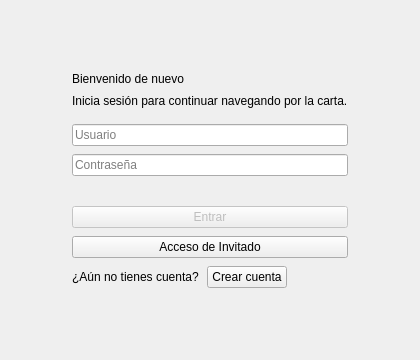
      <widget class="QWidget" name="loginPage">
       <property name="objectName">
        <string notr="true">LoginPage</string>
       </property>
       <layout class="QGridLayout" name="loginPageLayout">
        <property name="leftMargin">
         <number>0</number>
        </property>
        <property name="topMargin">
         <number>0</number>
        </property>
        <property name="rightMargin">
         <number>0</number>
        </property>
        <property name="bottomMargin">
         <number>0</number>
        </property>
        <item row="0" column="1">
         <spacer name="loginTopSpacer">
          <property name="orientation">
           <enum>Qt::Vertical</enum>
          </property>
          <property name="sizeHint" stdset="0">
           <size>
            <width>20</width>
            <height>40</height>
           </size>
          </property>
         </spacer>
        </item>
        <item row="1" column="0">
         <spacer name="loginLeftSpacer">
          <property name="orientation">
           <enum>Qt::Horizontal</enum>
          </property>
          <property name="sizeHint" stdset="0">
           <size>
            <width>40</width>
            <height>20</height>
           </size>
          </property>
         </spacer>
        </item>
        <item row="1" column="1">
         <widget class="QFrame" name="loginCard">
          <property name="objectName">
           <string notr="true">LoginCard</string>
          </property>
          <property name="sizePolicy">
           <sizepolicy hsizetype="Fixed" vsizetype="Fixed">
            <horstretch>0</horstretch>
            <verstretch>0</verstretch>
           </sizepolicy>
          </property>
          <property name="minimumSize">
           <size>
            <width>340</width>
            <height>0</height>
           </size>
          </property>
          <property name="maximumSize">
           <size>
            <width>380</width>
            <height>16777215</height>
           </size>
          </property>
          <property name="frameShape">
           <enum>QFrame::NoFrame</enum>
          </property>
          <layout class="QVBoxLayout" name="loginCardLayout">
           <property name="spacing">
            <number>8</number>
           </property>
           <property name="leftMargin">
            <number>32</number>
           </property>
           <property name="topMargin">
            <number>32</number>
           </property>
           <property name="rightMargin">
            <number>32</number>
           </property>
           <property name="bottomMargin">
            <number>32</number>
           </property>
           <item>
            <widget class="QLabel" name="loginTitle">
             <property name="objectName">
              <string notr="true">LoginTitle</string>
             </property>
             <property name="text">
              <string>Bienvenido de nuevo</string>
             </property>
            </widget>
           </item>
           <item>
            <widget class="QLabel" name="loginSubtitle">
             <property name="objectName">
              <string notr="true">LoginSubtitle</string>
             </property>
             <property name="text">
              <string>Inicia sesión para continuar navegando por la carta.</string>
             </property>
             <property name="wordWrap">
              <bool>true</bool>
             </property>
            </widget>
           </item>
           <item>
            <spacer name="loginFormSpacer">
             <property name="orientation">
              <enum>Qt::Vertical</enum>
             </property>
             <property name="sizeType">
              <enum>QSizePolicy::Fixed</enum>
             </property>
             <property name="sizeHint" stdset="0">
              <size>
               <width>20</width>
               <height>8</height>
              </size>
             </property>
            </spacer>
           </item>
           <item>
            <widget class="QLineEdit" name="loginUserEdit">
             <property name="placeholderText">
              <string>Usuario</string>
             </property>
             <property name="clearButtonEnabled">
              <bool>true</bool>
             </property>
            </widget>
           </item>
           <item>
            <widget class="QLineEdit" name="loginPasswordEdit">
             <property name="echoMode">
              <enum>QLineEdit::Password</enum>
             </property>
             <property name="placeholderText">
              <string>Contraseña</string>
             </property>
             <property name="clearButtonEnabled">
              <bool>false</bool>
             </property>
            </widget>
           </item>
           <item>
            <widget class="QLabel" name="loginFeedbackLabel">
             <property name="objectName">
              <string notr="true">LoginFeedback</string>
             </property>
             <property name="text">
              <string/>
             </property>
             <property name="wordWrap">
              <bool>true</bool>
             </property>
            </widget>
           </item>
           <item>
            <widget class="QPushButton" name="loginButton">
             <property name="objectName">
              <string notr="true">LoginButton</string>
             </property>
             <property name="enabled">
              <bool>false</bool>
             </property>
             <property name="text">
              <string>Entrar</string>
             </property>
            </widget>
           </item>
           <item>
            <widget class="QPushButton" name="guestLoginButton">
             <property name="objectName">
              <string notr="true">GuestLoginButton</string>
             </property>
             <property name="cursor">
              <cursorShape>PointingHandCursor</cursorShape>
             </property>
             <property name="text">
              <string>Acceso de Invitado</string>
             </property>
            </widget>
           </item>
           <item>
            <layout class="QHBoxLayout" name="loginRegisterRow">
             <property name="spacing">
              <number>8</number>
             </property>
             <item>
              <widget class="QLabel" name="registerHint">
               <property name="objectName">
                <string notr="true">RegisterHint</string>
               </property>
               <property name="text">
                <string>¿Aún no tienes cuenta?</string>
               </property>
              </widget>
             </item>
             <item>
              <widget class="QPushButton" name="registerButton">
               <property name="objectName">
                <string notr="true">RegisterButton</string>
               </property>
               <property name="cursor">
                <cursorShape>PointingHandCursor</cursorShape>
               </property>
               <property name="text">
                <string>Crear cuenta</string>
               </property>
              </widget>
             </item>
             <item>
              <spacer name="registerRowSpacer">
               <property name="orientation">
                <enum>Qt::Horizontal</enum>
               </property>
               <property name="sizeHint" stdset="0">
                <size>
                 <width>40</width>
                 <height>20</height>
                </size>
               </property>
              </spacer>
             </item>
            </layout>
           </item>
          </layout>
         </widget>
        </item>
        <item row="1" column="2">
         <spacer name="loginRightSpacer">
          <property name="orientation">
           <enum>Qt::Horizontal</enum>
          </property>
          <property name="sizeHint" stdset="0">
           <size>
            <width>40</width>
            <height>20</height>
           </size>
          </property>
         </spacer>
        </item>
        <item row="2" column="1">
         <spacer name="loginBottomSpacer">
          <property name="orientation">
           <enum>Qt::Vertical</enum>
          </property>
          <property name="sizeHint" stdset="0">
           <size>
            <width>20</width>
            <height>40</height>
           </size>
          </property>
         </spacer>
        </item>
       </layout>
      </widget>
